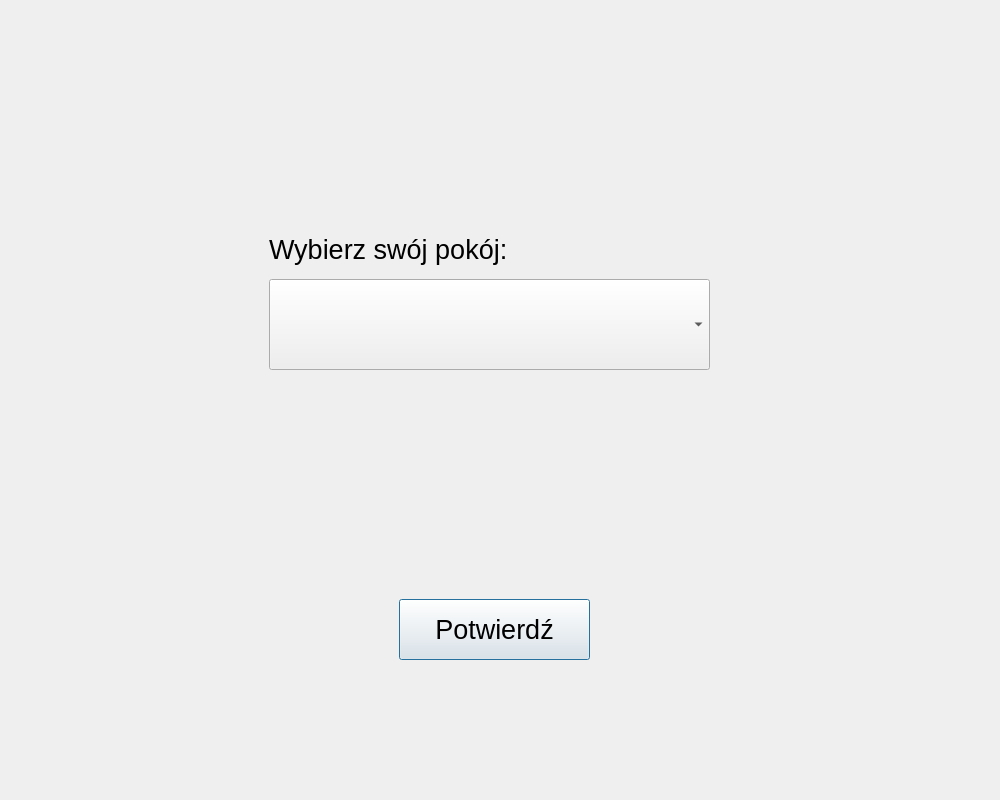
<?xml version="1.0" encoding="UTF-8"?>
<ui version="4.0">
 <class>Dialog</class>
 <widget class="QDialog" name="Dialog">
  <property name="geometry">
   <rect>
    <x>0</x>
    <y>0</y>
    <width>1000</width>
    <height>800</height>
   </rect>
  </property>
  <property name="windowTitle">
   <string>Dialog</string>
  </property>
  <widget class="QWidget" name="widget" native="true">
   <property name="geometry">
    <rect>
     <x>-1</x>
     <y>-1</y>
     <width>1001</width>
     <height>801</height>
    </rect>
   </property>
   <property name="styleSheet">
    <string notr="true"/>
   </property>
   <widget class="QLabel" name="roomLabel">
    <property name="geometry">
     <rect>
      <x>270</x>
      <y>230</y>
      <width>441</width>
      <height>41</height>
     </rect>
    </property>
    <property name="font">
     <font>
      <pointsize>20</pointsize>
     </font>
    </property>
    <property name="text">
     <string>Wybierz swój pokój:</string>
    </property>
   </widget>
   <widget class="QPushButton" name="roomSubmitButton">
    <property name="geometry">
     <rect>
      <x>400</x>
      <y>600</y>
      <width>191</width>
      <height>61</height>
     </rect>
    </property>
    <property name="font">
     <font>
      <pointsize>20</pointsize>
     </font>
    </property>
    <property name="text">
     <string>Potwierdź</string>
    </property>
   </widget>
   <widget class="QComboBox" name="roomComboBox">
    <property name="geometry">
     <rect>
      <x>270</x>
      <y>280</y>
      <width>441</width>
      <height>91</height>
     </rect>
    </property>
    <property name="font">
     <font>
      <pointsize>20</pointsize>
     </font>
    </property>
   </widget>
  </widget>
 </widget>
 <resources/>
 <connections/>
</ui>
